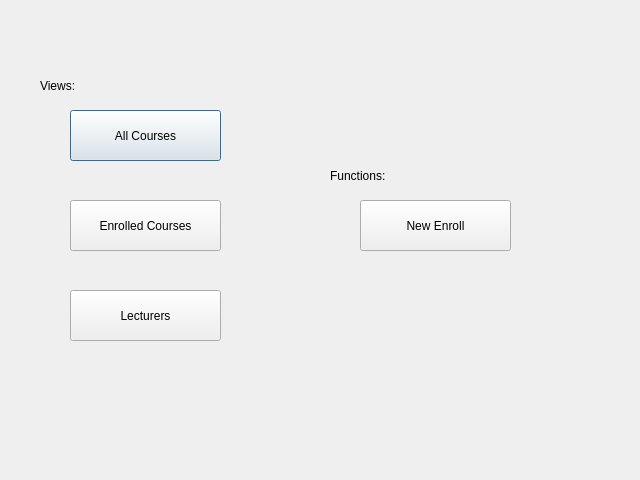
<?xml version="1.0" encoding="UTF-8"?>
<ui version="4.0">
 <class>Dialog</class>
 <widget class="QDialog" name="Dialog">
  <property name="geometry">
   <rect>
    <x>0</x>
    <y>0</y>
    <width>640</width>
    <height>480</height>
   </rect>
  </property>
  <property name="windowTitle">
   <string>Dialog</string>
  </property>
  <widget class="QPushButton" name="pushButton">
   <property name="geometry">
    <rect>
     <x>70</x>
     <y>110</y>
     <width>151</width>
     <height>51</height>
    </rect>
   </property>
   <property name="text">
    <string>All Courses</string>
   </property>
  </widget>
  <widget class="QPushButton" name="pushButton_2">
   <property name="geometry">
    <rect>
     <x>70</x>
     <y>200</y>
     <width>151</width>
     <height>51</height>
    </rect>
   </property>
   <property name="text">
    <string>Enrolled Courses</string>
   </property>
  </widget>
  <widget class="QPushButton" name="pushButton_3">
   <property name="geometry">
    <rect>
     <x>360</x>
     <y>200</y>
     <width>151</width>
     <height>51</height>
    </rect>
   </property>
   <property name="text">
    <string>New Enroll</string>
   </property>
  </widget>
  <widget class="QPushButton" name="pushButton_4">
   <property name="geometry">
    <rect>
     <x>70</x>
     <y>290</y>
     <width>151</width>
     <height>51</height>
    </rect>
   </property>
   <property name="text">
    <string>Lecturers</string>
   </property>
  </widget>
  <widget class="QLabel" name="label">
   <property name="geometry">
    <rect>
     <x>40</x>
     <y>70</y>
     <width>181</width>
     <height>31</height>
    </rect>
   </property>
   <property name="text">
    <string>Views:</string>
   </property>
  </widget>
  <widget class="QLabel" name="label_2">
   <property name="geometry">
    <rect>
     <x>330</x>
     <y>160</y>
     <width>111</width>
     <height>31</height>
    </rect>
   </property>
   <property name="text">
    <string>Functions:</string>
   </property>
  </widget>
 </widget>
 <resources/>
 <connections/>
</ui>
